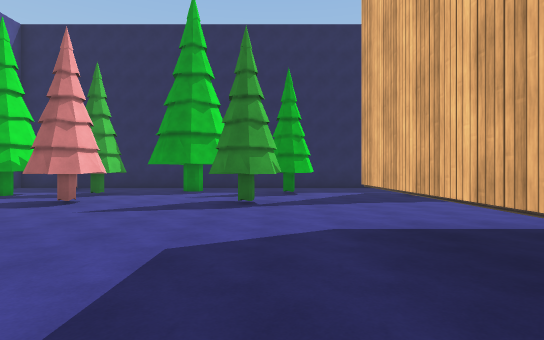
view 1 (above)

24 first-person views from a walk through a 3-D level made in the Unity game engine. The camera is 1.5 m above the floor, looks level and sees 80° across. The floor is counted in squares, 2 m on a side. Each view is taken from the middle of a square. On the plan, view 1 faces up. The plan holds only what a view shows up to about 11 squares ahead; the rest is blank. The player is left out. Door leaves are left out, so doorways stand open. Some surface patterns are stand-ins.

view 2
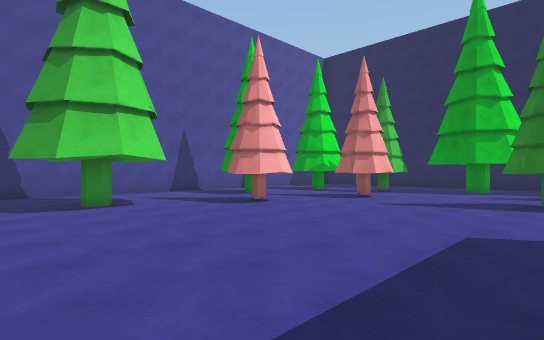

view 3
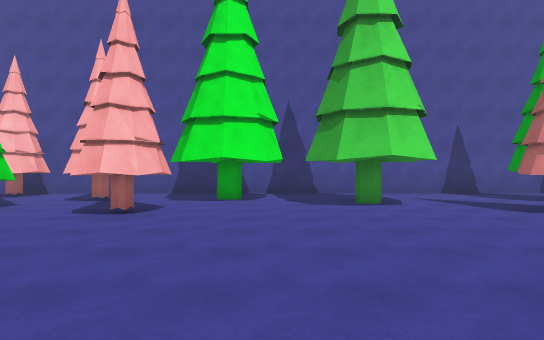

view 4
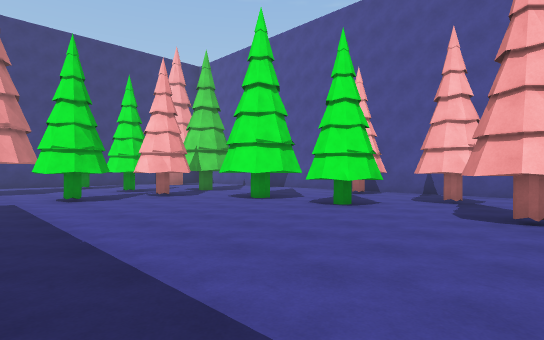

view 5
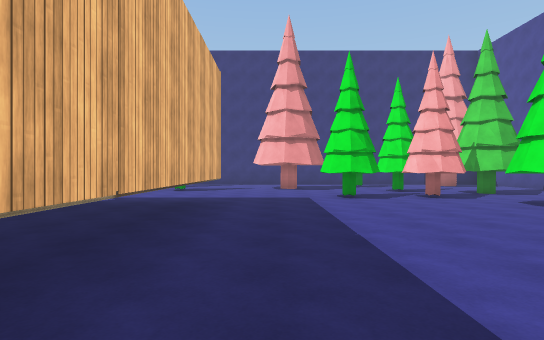

view 6
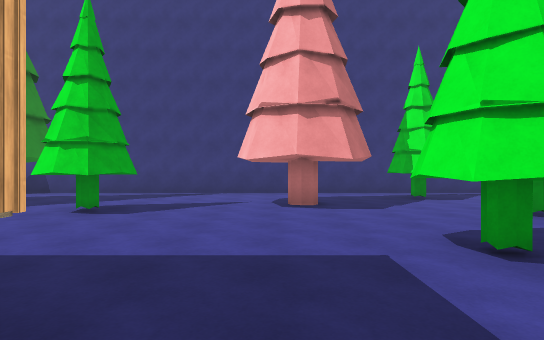

view 7
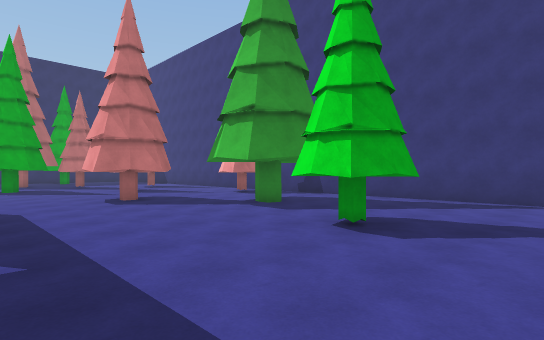

view 8
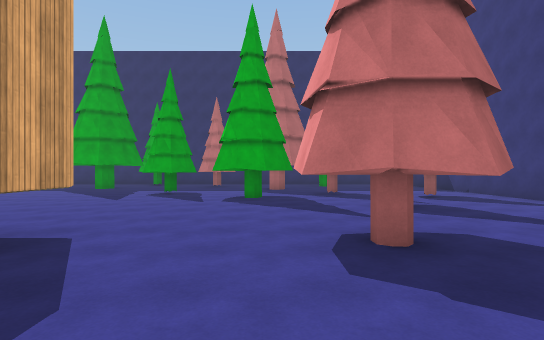

view 9
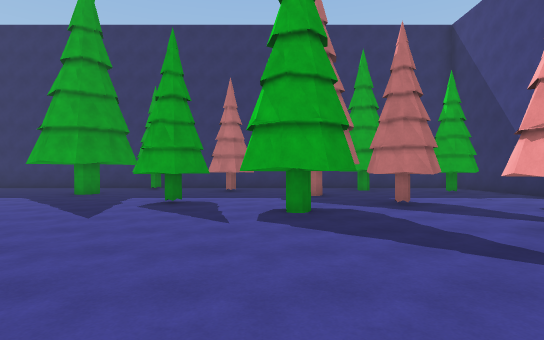

view 10
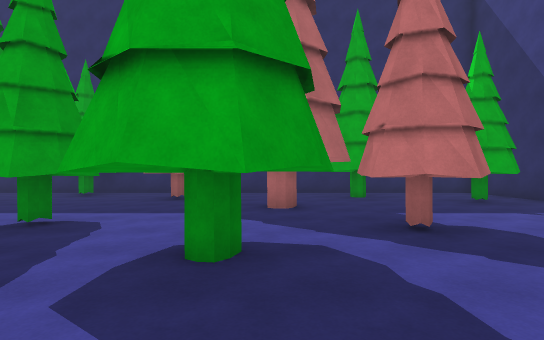

view 11
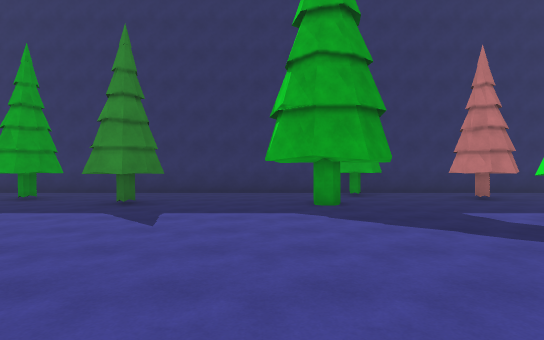

view 12
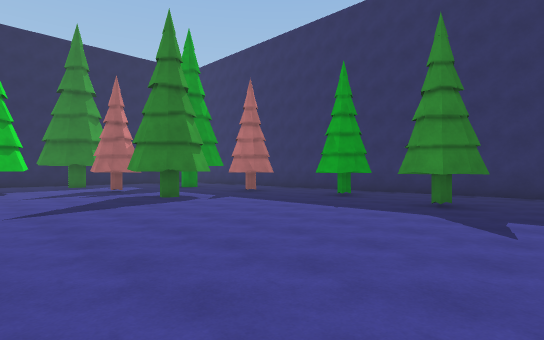

view 13
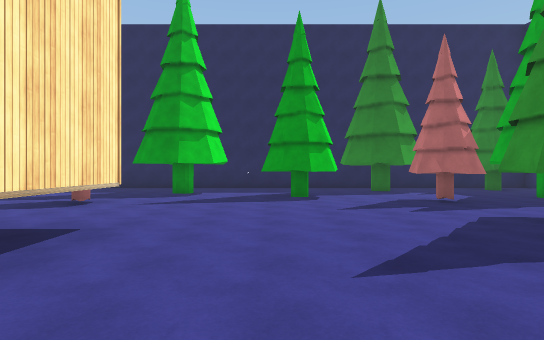

view 14
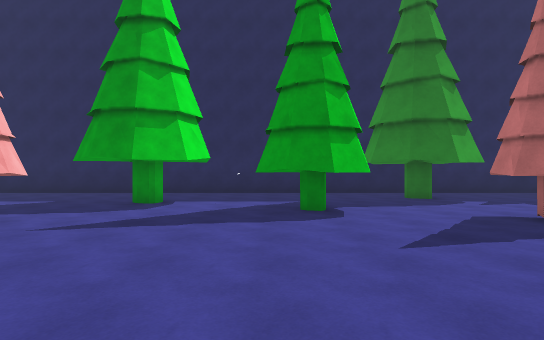

view 15
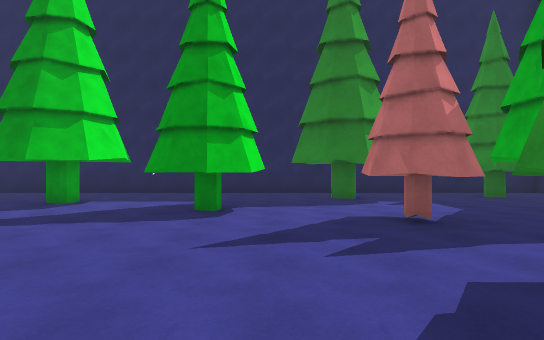

view 16
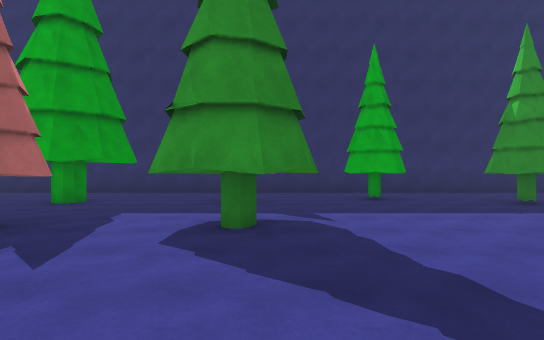

view 17
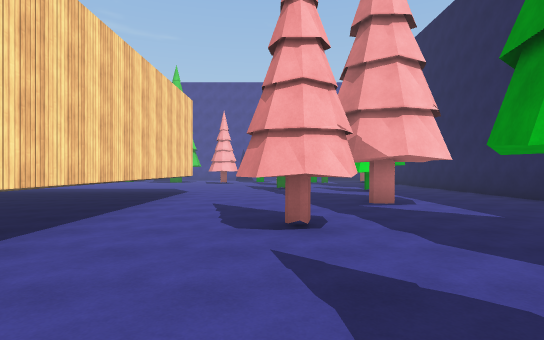

view 18
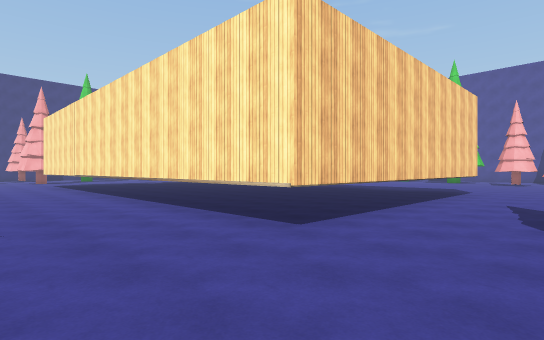

view 19
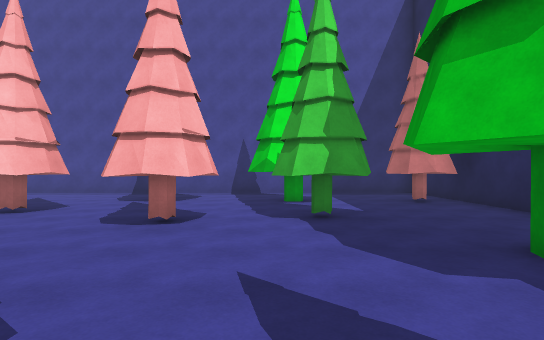

view 20
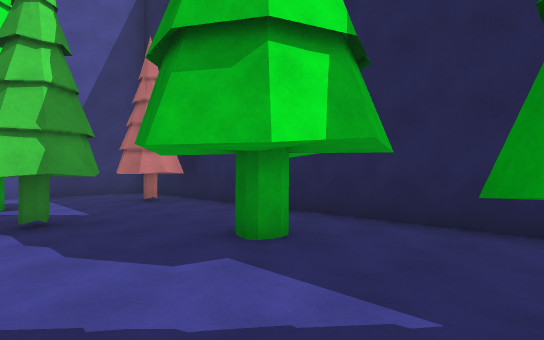

view 21
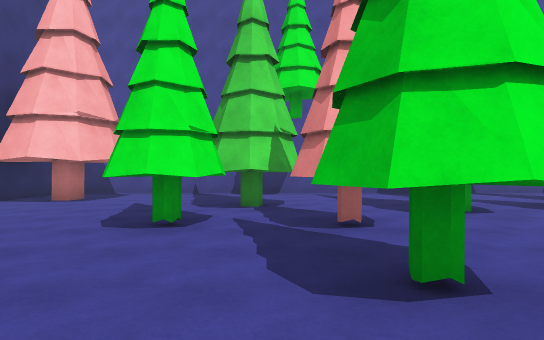

view 22
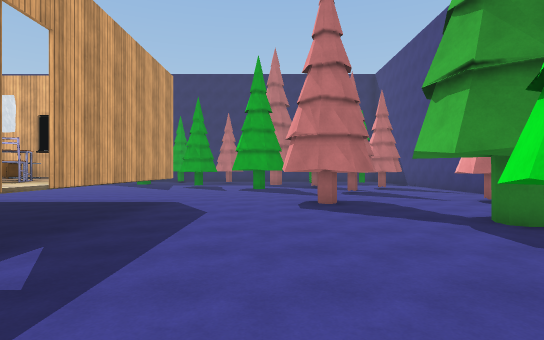

view 23
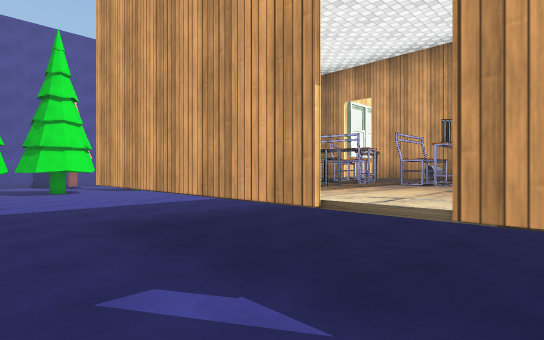

view 24
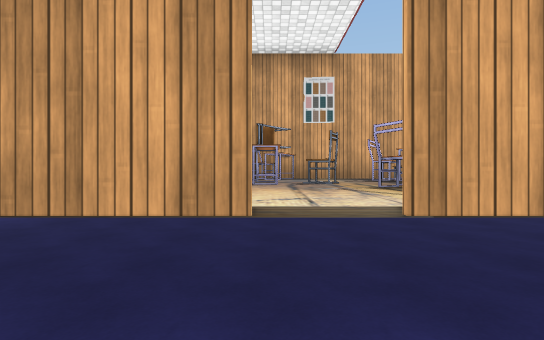

### Floor plan
Key: @ floor where view 1 was taken; # wall or solid block; . floor; D open door; ^ raised ledge; T thing the floor can be seen under or through; O other object.
Columns run from 11 left of view 1 to 23 right of it. Each row starts with its distance up from view 1.
 14 ###################################
 13 #..OO..........................  .#
 12 #..OO...O..................O...OO.#
 11 #..........OO..................O..#
 10 #. OOOO....OO..O....O..OO.........#
  9 #. OO.O................OO.....OO..#
  8 #.....OO..OO.......O....O..OO.....#
  7 #.OO..OO..OO......OO.......O......#
  6 #.OO..............................#
  5 #....O.....................OO.OO  #
  4 #....OO......TTTT##TT^.....OO..O..#
  3 #............O       #............#
  2 #............O       #.........OO.#
  1 #..O.........        #.........OO.#
  0 #..........@         #............#
 -1 #...........         #........O...#
 -2 #.O........          #........OO..#
 -3 #....O.... . O       #............#
 -4 #....OO......O        ............#
 -5 #.OO.........D^^^^^^  ............#
 -6 #..O.........D^OO^O   ........O...#
 -7 #...OO.......#O^O^O  #..........OO#
 -8 #OO..........#^OOO^^  ..........OO#
 -9 #.O.OO....... OO^OO^  .....OO.....#
-10 #... OO......###^### ^.....OO..OO.#
-11 #..............................OO.#
-12 #.....OOOO...............OO.......#
-13 #..OOO...................OO ..O...#
-14 #...OOOO............OO.....O......#
-15 #.....OO......OO....OO..O..OO..OO #
-16 #.........O............OO.......O #
-17 #......O..........O.......O.......#
-18 #..O...OO...........OO....OO..OO..#
-19 #................... O............#
-20 ####################   ############

Positions as (right, up) in squares from view 1, and headings:
1: (0, 0), facing up
2: (0, -1), facing up-left
3: (0, -1), facing left
4: (0, -3), facing down-left
5: (0, -3), facing down
6: (0, -9), facing down
7: (1, -11), facing down-right
8: (6, -13), facing right
9: (9, -12), facing right
10: (12, -13), facing right
11: (12, -5), facing right
12: (12, -4), facing up-right
13: (12, 0), facing up
14: (12, 3), facing up
15: (14, 3), facing up
16: (12, 4), facing right
17: (12, 7), facing left
18: (13, 7), facing down-left
19: (0, 9), facing left
20: (0, 9), facing up-left
21: (0, -13), facing left
22: (2, -13), facing right
23: (6, -12), facing up-left
24: (5, -12), facing up
